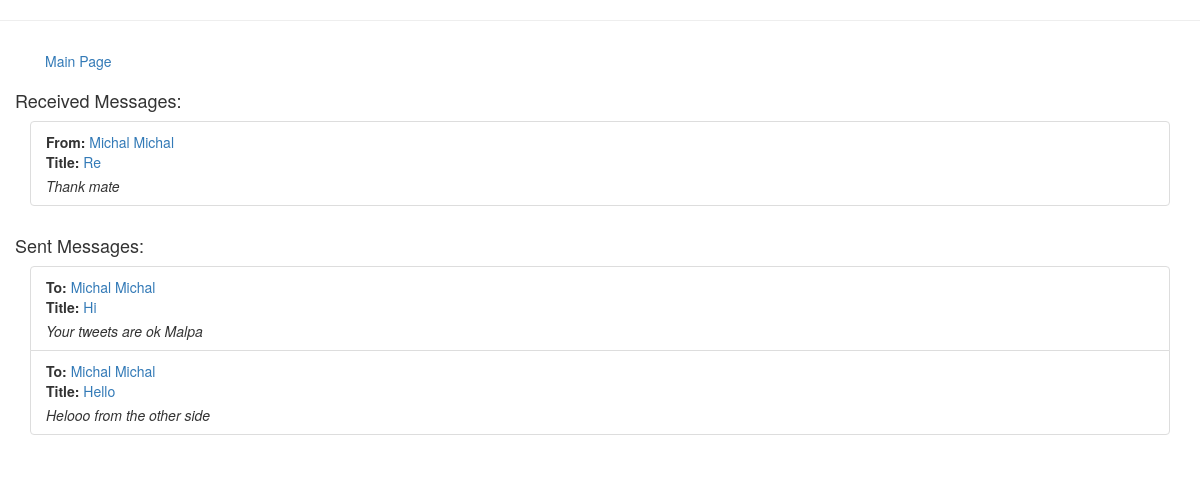
/messages.php (signed in), run on the app's committed database.
### tables this page shows
CREATE TABLE IF NOT EXISTS `Messages` (
  `id` int(11) NOT NULL AUTO_INCREMENT,
  `sender_id` int(11) NOT NULL,
  `receiver_id` int(11) NOT NULL,
  `text_message` text,
  `is_read` tinyint(1) NOT NULL DEFAULT '1',
  `title` varchar(100) DEFAULT NULL,
  PRIMARY KEY (`id`),
  KEY `Messages_ibfk_1` (`sender_id`),
  KEY `Messages_ibfk_2` (`receiver_id`)
);

CREATE TABLE IF NOT EXISTS `User` (
  `id` int(11) NOT NULL AUTO_INCREMENT,
  `email` varchar(50) NOT NULL,
  `password` varchar(255) NOT NULL,
  `full_name` varchar(100) NOT NULL,
  `active` tinyint(1) DEFAULT '1',
  PRIMARY KEY (`id`),
  UNIQUE KEY `email` (`email`)
);

### messages.php (the view, shortened to what this page needs)
<!DOCTYPE html>
<html>
    <head>
        <link href="css/bootstrap.css" rel="stylesheet" type="text/css">
    </head>
    <body>
        <?php
        require_once './src/connection.php';
        require_once './src/Message.php';
        $allReceived=[];
        $allSent = [];
        $loggedUserId = $_SESSION['loggedUserId'];
        $sqlReceived = "SELECT Messages.*, User.full_name FROM Messages JOIN User on Messages.sender_id = User.id WHERE receiver_id = '$loggedUserId'";
        $sqlSent = "SELECT Messages.*, User.full_name FROM Messages JOIN User on Messages.receiver_id = User.id WHERE sender_id = '$loggedUserId'";
        $resultReceived = $conn->query($sqlReceived);
        $resultSent = $conn->query($sqlSent);
        if($resultReceived->num_rows > 0){
            while($rowReceived = $resultReceived->fetch_assoc()){
                $allReceived[] = [$rowReceived['id'],$rowReceived['title'],$rowReceived['is_read'],$rowReceived['full_name'],$rowReceived['text_message'], $rowReceived['sender_id']];
            }
        }
        if($resultSent->num_rows > 0){
            while($rowSent = $resultSent->fetch_assoc()){
                 $allSent[] = [$rowSent['id'],$rowSent['title'],$rowSent['is_read'],$rowSent['full_name'],$rowSent['text_message'], $rowSent['receiver_id']];
            }
        }
        ?>
        <div class="container">
            <ul class="nav nav-pills">
                <li role="presentation"><a href='index.php'>Main Page</a></li>
            </ul>
            <div class="row">
                <h4>Received Messages:</h4>
            </div>
                <ul class="list-group">
                    <?php
                    if(count($allReceived)>0){
                        for($i=0; $i<count($allReceived);$i++){
                            if($allReceived[$i][2]){
                                echo '<li class="list-group-item">';
                                echo '<div class="list-group-item-heading">';
                                echo '<b>From: </b><a href="user_page.php?id='.$allReceived[$i][5].'">'.$allReceived[$i][3].'</a><br/>';
                                echo '<b>Title: </b>';
                                echo '<a href="message_page.php?id='.$allReceived[$i][0].'"><b>'.$allReceived[$i][1].'</b></a>';
                                echo '</div>';
                                echo '<p class = "list-group-item-text"><i>'.substr($allReceived[$i][4], 0, 30).'</i></p>';
                                echo '</li>';
                            }
                            else{
                                echo '<li class="list-group-item">';
                                echo '<div class="list-group-item-heading">';
                                echo '<b>From: </b><a href="user_page.php?id='.$allReceived[$i][5].'">'.$allReceived[$i][3].'</a><br/>';
                                echo '<b>Title: </b>';
                                echo '<a href="message_page.php?id='.$allReceived[$i][0].'">'.$allReceived[$i][1].'</a>';
                                echo '</div>';
                                echo '<p class = "list-group-item-text"><i>'.substr($allReceived[$i][4], 0, 30).'</i></p>';
                                echo '</li>';
                            }
                        }
                    }
                    else{
                        echo "You haven't received any messages";
                    }
                    ?>
                </ul>
            <div class="row">
                <h4>Sent Messages:</h4>
            </div>
                <ul class="list-group">
                    <?php
                    if(count($allSent)>0){
                        for($i=0; $i<count($allSent);$i++){
                            echo '<li class="list-group-item">';
                            echo '<div class="list-group-item-heading">';
                            echo '<b>To: </b><a href="user_page.php?id='.$allSent[$i][5].'">'.$allSent[$i][3].'</a><br/>';
                            echo '<b>Title: </b>';
                            echo '<a href="message_page.php?id='.$allSent[$i][0].'&tag=s">'.$allSent[$i][1].'</a>';
                            echo '</div>';
                            echo '<p class = "list-group-item-text"><i>'.substr($allSent[$i][4], 0, 30).'</i></p>';
                            echo '</li>';
                        }
                    }
                    else{
                        echo "You haven't sent any messages";
                    }
                    ?>
                </ul>
        </div>
    </body>
</html>

### data on the page
messages: sender.full_name "Michal Michal", title "Re", text_message "Thank mate"
messages: receiver.full_name "Michal Michal", title "Hi", text_message "Your tweets are ok Malpa"
messages: receiver.full_name "Michal Michal", title "Hello", text_message "Helooo from the other side"
